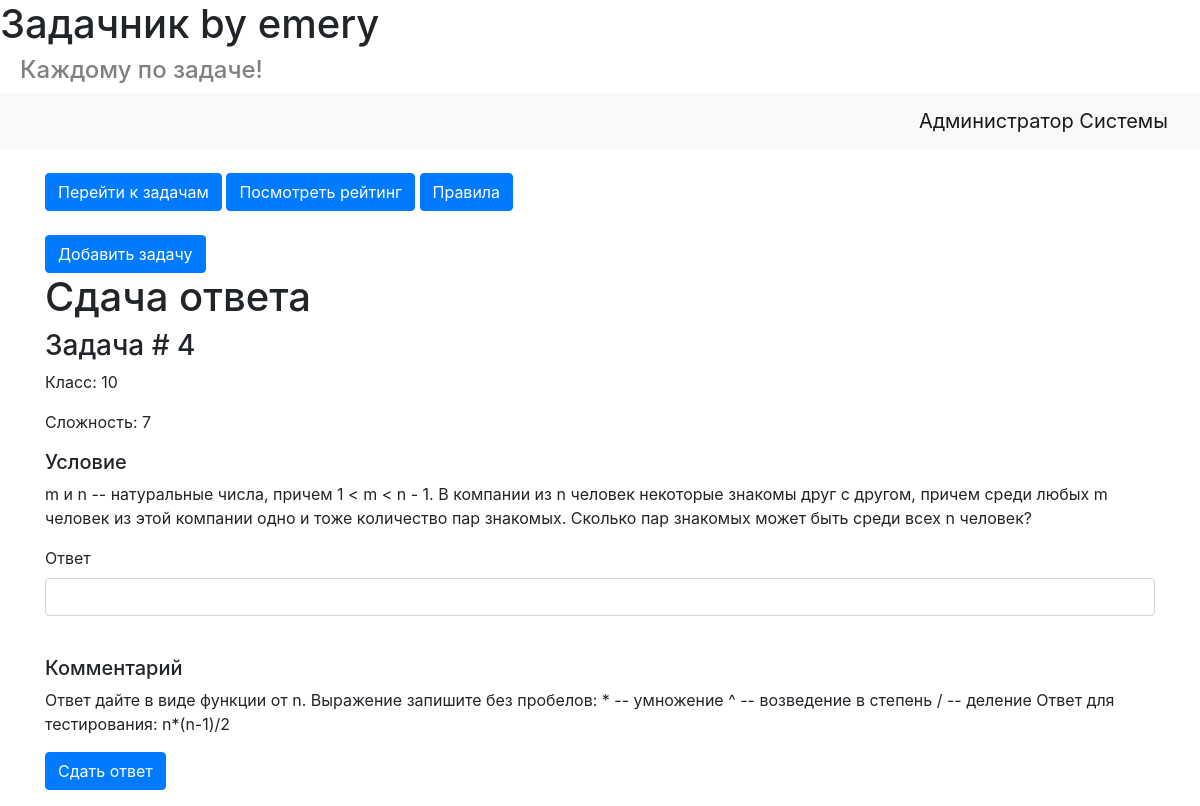
Page /4 (signed in) on the committed database.
### data/users.py (models this page shows, shortened)
class User(SqlAlchemyBase, UserMixin, SerializerMixin):
    __tablename__ = 'users'
    id = sqlalchemy.Column(sqlalchemy.Integer, primary_key=True, autoincrement=True)
    surname = sqlalchemy.Column(sqlalchemy.String)
    name = sqlalchemy.Column(sqlalchemy.String)
    email = sqlalchemy.Column(sqlalchemy.String, index=True, unique=True, nullable=True)
    hashed_password = sqlalchemy.Column(sqlalchemy.String, nullable=True)
    role = sqlalchemy.Column(sqlalchemy.Integer, default=0) #при регистрации любому пользователю присваевается роль 0
    modified_date = sqlalchemy.Column(sqlalchemy.DateTime, default=datetime.datetime.now)
    rating = sqlalchemy.Column(sqlalchemy.Integer, default=0)
    problems = orm.relation("Problems", secondary="users_to_problems", backref="users")

### data/problems.py (models this page shows)
class Problems(SqlAlchemyBase, SerializerMixin):
    __tablename__ = 'problems'
    id = sqlalchemy.Column(sqlalchemy.Integer, primary_key=True, autoincrement=True)
    owner = sqlalchemy.Column(sqlalchemy.Integer, sqlalchemy.ForeignKey("users.id"))
    text = sqlalchemy.Column(sqlalchemy.String)
    difficulty = sqlalchemy.Column(sqlalchemy.Integer)
    level = sqlalchemy.Column(sqlalchemy.Integer)
    answer = sqlalchemy.Column(sqlalchemy.String)
    comment = sqlalchemy.Column(sqlalchemy.String, default='')
    modified_date = sqlalchemy.Column(sqlalchemy.DateTime, default=datetime.datetime.now)

### data/problems_api.py (the view, shortened to what this page needs)
@blueprint.route('/<int:problem_id>', methods=['GET', 'POST'])
@login_required
def problem_answer(problem_id):
    form = AnswerForm()
    db_sess = db_session.create_session()
    problem = db_sess.query(Problems).filter(Problems.id == problem_id).first()
    user = db_sess.query(User).filter(User.id == current_user.id).first()
    return render_template('answer_form.html', title='Answer',
                           problem=problem, form=form)

### data/answer_form.py
class AnswerForm(FlaskForm):
    answer = StringField('Ответ')
    submit = SubmitField('Сдать ответ')

### data/db_session.py (called while the page is built)
def create_session() -> Session:
    global __factory
    return __factory()

### data/problems_api.py (called while the page is built)
def login_required(f):  #функция, непозволяющая не авторизованным пользователям смотреть некоторые страницы
    @wraps(f)
    def wrap(*args, **kwargs):
        if current_user.is_authenticated:
            return f(*args, **kwargs)
        else:
            return redirect('/login')
    return wrap

### main.py (called while the page is built)
@login_manager.user_loader
def load_user(user_id):
    db_sess = db_session.create_session()
    return db_sess.query(User).get(user_id)

### templates/answer_form.html (shortened to what this page needs)
{% extends "base.html" %}
{% block content %}
    <h1>Сдача ответа</h1>
    <h3>Задача # {{ problem.id }}</h3>
    <form action="" method="post">
        <p>Класс: {{problem.level}}</p>
        <p>Сложность: {{problem.difficulty}}</p>
        <h5>Условие</h5>
        <p>{{problem.text}}</p>
        <p>
            {{ form.answer.label }}<br>
            {{ form.answer(class="form-control") }}<br>
        </p>
        <h5>Комментарий</h5>
        <p>{{problem.comment}}</p>
        <p>{{ form.submit(type="submit", class="btn btn-primary") }}</p>
    </form>
{% endblock %}

### templates/base.html (shortened to what this page needs)
<!doctype html>
<html lang="en">
<head>
    <link rel="stylesheet"
          href="https://stackpath.bootstrapcdn.com/bootstrap/4.4.1/css/bootstrap.min.css"
>
    <link rel="stylesheet" href="static/css/style.css">
</head>
<body>
<header>
    <h1>Задачник by emery</h1>
    <h4>Каждому по задаче!</h4>
    <nav class="navbar navbar-light bg-light">
        {% if current_user.is_authenticated %}
            <a class="navbar-brand" href="/logout">{{current_user.surname}} {{ current_user.name }}</a>
        {% else %}
        <p>
            <a class="btn btn-primary " href="/register">Зарегистрироваться</a>
            <a class="btn btn-success" href="/login">Войти</a>
        </p>
        {% endif %}
    </nav>
</header>
<main role="main" class="container">
    <br>
    <a class="btn btn-primary " href="/show_problems">Перейти к задачам</a>
    <a class="btn btn-primary " href="/show_rating">Посмотреть рейтинг</a>
    <a class="btn btn-primary " href="/help">Правила</a>
    <br> </br>
    {% if current_user.is_authenticated %}
        {% if current_user.role > 0 %}
                <a class="btn btn-primary" href="/add_problem">Добавить задачу</a>
        {% endif %}
    {% endif %}
    {% block content %}{% endblock %}
</main>
</body>
</html>

### static/css/style.css (style rules this page uses)
h4 { color:grey; padding-left: 20px; }

### rows in the picture
User: surname "Администратор", name "Системы"
Problems: id "4", level "10", difficulty "7", text "m и n -- натуральные числа, причем 1 < m < n - 1. В компании из n человек некоторые знакомы друг с другом, причем среди любых m человек из этой компании одно и тоже количество пар знакомых. Сколько пар знакомых может быть среди всех n человек?", comment "Ответ дайте в виде функции от n. Выражение запишите без пробелов: * -- умножение ^ -- возведение в степень / -- деление Ответ для тестирования: n*(n-1)/2"
